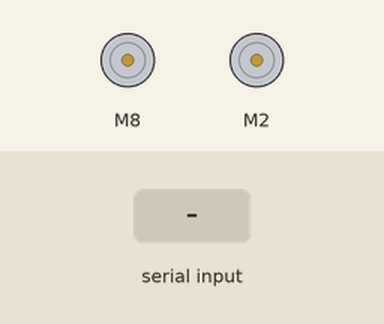
A sketch run on a simulated Arduino Uno, built with avr-gcc and run on an emulated ATmega328P. Parts: 2 × DC motor (green arrow = forward, orange = backward, longer = faster). Inputs (shaded band) come from the test bench. What the sketch prints to the serial monitor is not drawn.

Above: at 1.0 s.
1.1 s: "w" received over Serial
At 2.1 s:
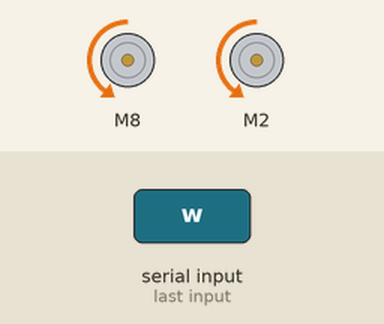
2.7 s: byte 100 (100) received over Serial
At 3.3 s:
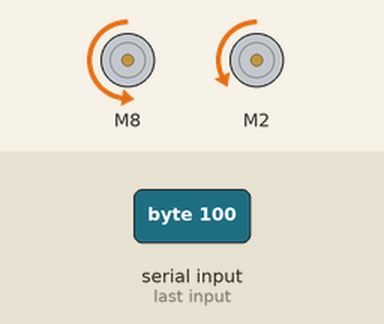
4.2 s: byte 61 (61) received over Serial
At 4.5 s:
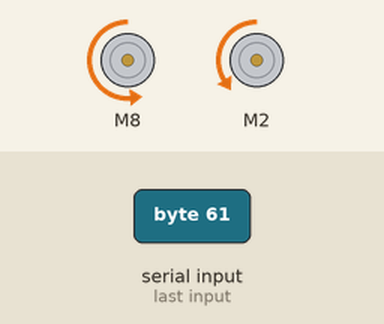
5.7 s: "W" received over Serial
At 6.8 s:
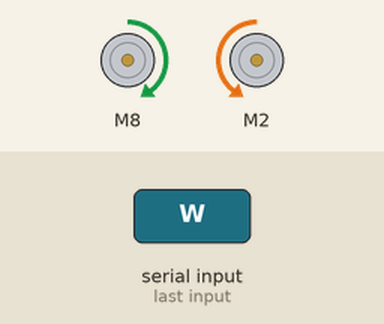
7.2 s: byte 68 (68) received over Serial
At 7.9 s:
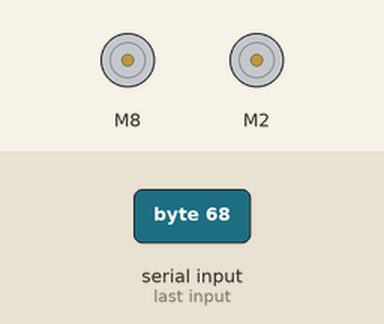
8.7 s: "a" received over Serial
At 9.1 s:
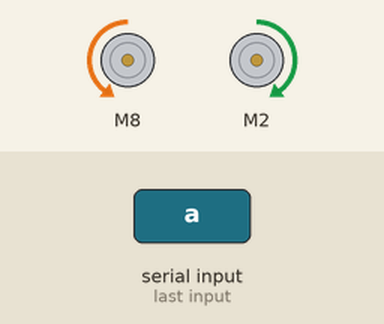
Timing chart, 0 to 11.2 s (numbered marks = the images above; inputs shaded):
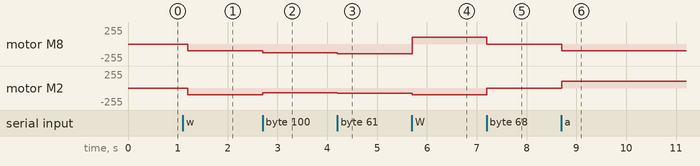

Measured:
- after the input at 1.1 s, motor M8, motor M2: stopped → backward 100/255 after 0.10 s
- after the input at 2.7 s, motor M8: backward 100/255 → backward 130/255 at once; motor M2: backward 100/255 → backward 70/255 at once
- after the input at 4.2 s, motor M8: backward 130/255 → backward 143/255 at once; motor M2: backward 70/255 → backward 77/255 at once
- after the input at 5.7 s, motor M8: backward 143/255 → forward 99/255 at once; motor M2: backward 77/255 → backward 99/255 at once
- after the input at 7.2 s, motor M8: forward 99/255 → stopped at once; motor M2: backward 99/255 → stopped at once
- after the input at 8.7 s, motor M8: stopped → backward 99/255 at once; motor M2: stopped → forward 99/255 at once

The sketch:

robo-v1.ino
```cpp
#include <SparkFun_TB6612.h>

#define AIN1 2
#define BIN1 8
#define AIN2 4
#define BIN2 7
#define PWMA 5
#define PWMB 6
#define STBY 9

const int offsetA = -1;
const int offsetB = -1;

Motor motor2 = Motor(AIN1, AIN2, PWMA, offsetA, STBY);
Motor motor1 = Motor(BIN1, BIN2, PWMB, offsetB, STBY);

int inByte = 0;
float speed = 100.0;
float throttle = 0.0;
float pan = 0.0;
float m1 = 0.0;
float m2 = 0.0;

void setup()
{
Serial.begin(9600);
  while (!Serial) {
  }
  establishContact();
}

void loop()
{
if (Serial.available() > 0) {
    // get incoming byte:
    inByte = Serial.read();
    if (inByte == 119) { // w
        Serial.write("w");
        throttle = 1;
//        forward(motor1, motor2, speed);
    }
    else if (inByte == 87) { // W
        Serial.write("W");
        throttle = 0;
//        brake(motor1, motor2);
    }
    else if (inByte == 97) { // a
        Serial.write("a");
        pan = -0.3;
//        left(motor1, motor2, speed);
    }
    else if (inByte == 65) { // A
        Serial.write("A");
        pan = 0;
    }
    else if (inByte == 115) { // s
        Serial.write("s");
        throttle = -1;
    }
    else if (inByte == 83) { // S
        Serial.write("S");
        throttle = 0;
    }
    else if (inByte == 100) { // d
        Serial.write("d");
        pan = 0.3;
    }
    else if (inByte == 68) { // D
        Serial.write("D");
        pan = 0;
    }
    else if (inByte == 61) { // +=
        Serial.write("+");
        speed = speed + 10.0;
    }
    else if (inByte == 45) { // -_
        Serial.write("-");
        speed = speed - 10.0;
    };
    if (speed < 0.0) {
      speed = 0.0;
    }
    else if (speed > 220.0) {
      speed = 220.0;
    }
    if (throttle == 0.0) {
      m1 = speed * -pan * 3;
      m2 = speed * pan * 3;
    }
    else {
      m1 = speed * (throttle + (pan * throttle));
      m2 = speed * (throttle - (pan * throttle));
    }
    motor1.drive(int(m1));
    motor2.drive(int(m2));
  }
}

void establishContact() {
  while (Serial.available() <= 0) {
    delay(300);
  }
}
```
